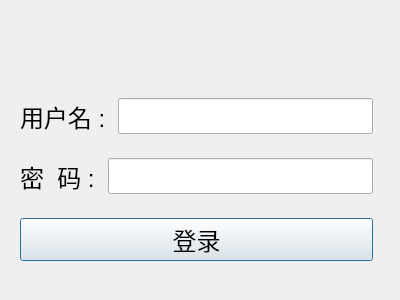
<?xml version="1.0" encoding="UTF-8"?>
<ui version="4.0">
 <class>loginDialog</class>
 <widget class="QDialog" name="loginDialog">
  <property name="geometry">
   <rect>
    <x>0</x>
    <y>0</y>
    <width>400</width>
    <height>300</height>
   </rect>
  </property>
  <property name="windowTitle">
   <string>Dialog</string>
  </property>
  <widget class="QLabel" name="label">
   <property name="geometry">
    <rect>
     <x>120</x>
     <y>10</y>
     <width>144</width>
     <height>36</height>
    </rect>
   </property>
   <property name="font">
    <font>
     <pointsize>27</pointsize>
    </font>
   </property>
   <property name="text">
    <string/>
   </property>
  </widget>
  <widget class="QWidget" name="layoutWidget">
   <property name="geometry">
    <rect>
     <x>20</x>
     <y>80</y>
     <width>353</width>
     <height>201</height>
    </rect>
   </property>
   <layout class="QVBoxLayout" name="verticalLayout">
    <item>
     <layout class="QHBoxLayout" name="horizontalLayout_2">
      <item>
       <widget class="QLabel" name="label_2">
        <property name="font">
         <font>
          <pointsize>18</pointsize>
         </font>
        </property>
        <property name="text">
         <string>用户名 : </string>
        </property>
       </widget>
      </item>
      <item>
       <widget class="QLineEdit" name="lineEdit">
        <property name="font">
         <font>
          <pointsize>18</pointsize>
         </font>
        </property>
       </widget>
      </item>
     </layout>
    </item>
    <item>
     <layout class="QHBoxLayout" name="horizontalLayout">
      <item>
       <widget class="QLabel" name="label_3">
        <property name="font">
         <font>
          <pointsize>18</pointsize>
         </font>
        </property>
        <property name="text">
         <string>密  码 : </string>
        </property>
       </widget>
      </item>
      <item>
       <widget class="QLineEdit" name="lineEdit_2">
        <property name="font">
         <font>
          <pointsize>18</pointsize>
         </font>
        </property>
        <property name="echoMode">
         <enum>QLineEdit::Password</enum>
        </property>
       </widget>
      </item>
     </layout>
    </item>
    <item>
     <widget class="QPushButton" name="pushButton">
      <property name="font">
       <font>
        <pointsize>18</pointsize>
       </font>
      </property>
      <property name="text">
       <string>登录</string>
      </property>
     </widget>
    </item>
   </layout>
  </widget>
 </widget>
 <resources/>
 <connections/>
</ui>
